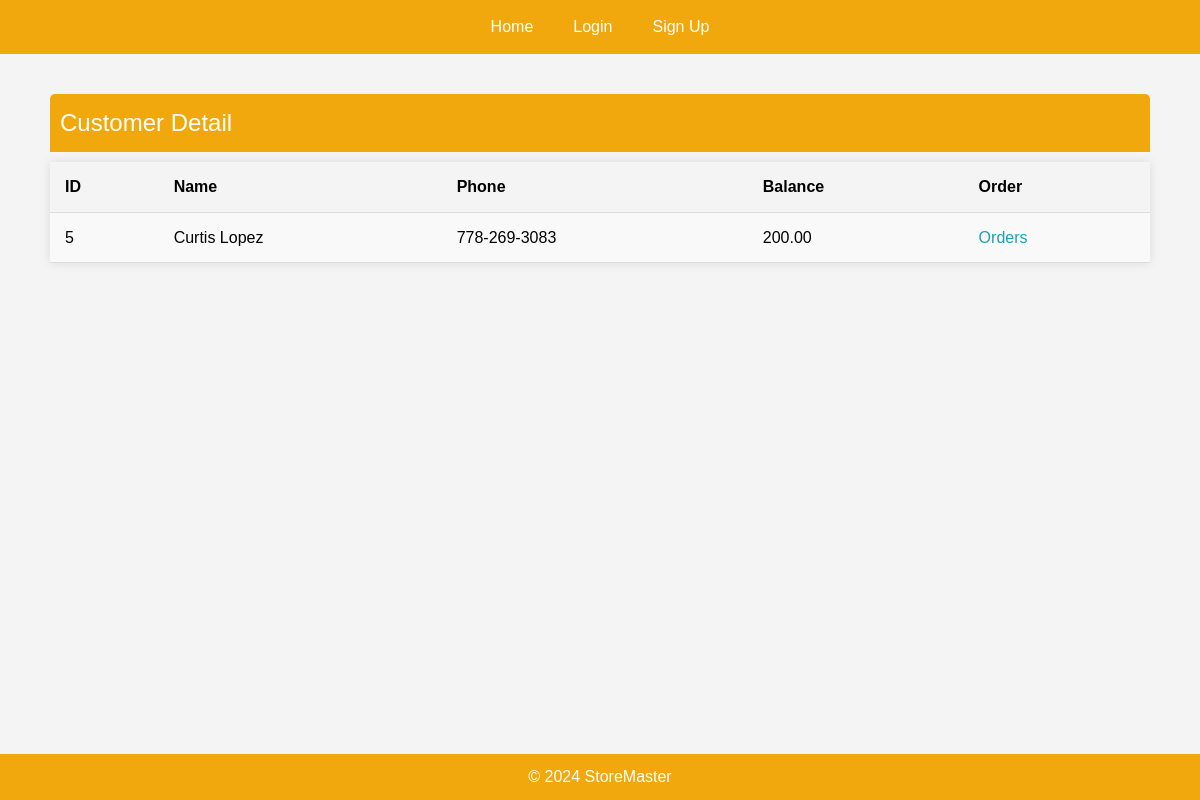
The app's page /customers/5 with its own data.
### StoreMaster/models.py (models this page shows, shortened)
class Customer(db.Model):
    __tablename__ = 'customer'
    cid = mapped_column(Integer, primary_key=True)
    name = mapped_column(String(200), nullable=False, unique=True)
    phone = mapped_column(String(20), nullable=False)
    balance = mapped_column(Numeric(10, 2), nullable=False, default=200)
    owner= mapped_column(String(200),nullable=False,default="null")
    orders = relationship("Order", back_populates="customer",
                          cascade="all, delete")

### StoreMaster/web_interface/customers.py (the view)
@customers_bp.route("/<int:customer_id>", methods=["GET"])
def customer_detail(customer_id):
    customer = db.get_or_404(Customer, customer_id,
                             description="The customer is not found!")
    return render_template("customer_detail.html", target_customer=customer)

### StoreMaster/templates/customer_detail.html (shortened to what this page needs)
{% extends "base.html" %}  {% block content %}
<table>
  <caption>
    Customer Detail
  </caption>
  <tr>
    <th>ID</th>
    <th>Name</th>
    <th>Phone</th>
    <th>Balance</th>
    <th>Order</th>
  </tr>
  <tr>
    <td>{{ target_customer.cid }}</td>
    <td>{{ target_customer.name }}</td>
    <td>{{ target_customer.phone }}</td>
    <td>{{ target_customer.balance }}</td>
    <td>
      <a
        href="{{ url_for('orders_html.order_customer_detail',customer_id=target_customer.cid)}}"
        >Orders</a
      >
    </td>
  </tr>
</table>
{% endblock %}

### StoreMaster/static/style.css (style rules this page uses)
body, h1, a { margin: 0; padding: 0; }
body { font-family: Arial, sans-serif; line-height: 1.6; background-color: #f4f4f4; margin: 0; padding: 0; }
table { width: 100%; border-collapse: collapse; margin: 20px 0; background: white; box-shadow: 0 0 10px rgba(0, 0, 0, 0.1); }
table caption { font-size: 1.5em; margin-bottom: 10px; text-align: left; padding: 10px; background-color: #f1a80c; color: white; border-top-left-radius: 5px; border-top-right-radius: 5px; }
table th, table td { padding: 12px 15px; text-align: left; border-bottom: 1px solid #ddd; }
table th { background-color: #f4f4f4; font-weight: bold; }
table tr:nth-child(even) { background-color: #f9f9f9; }
table a { color: #17a2b8; text-decoration: none; }

### records on screen
Customer: cid "5", name "Curtis Lopez", phone "778-269-3083", balance "200.00"
